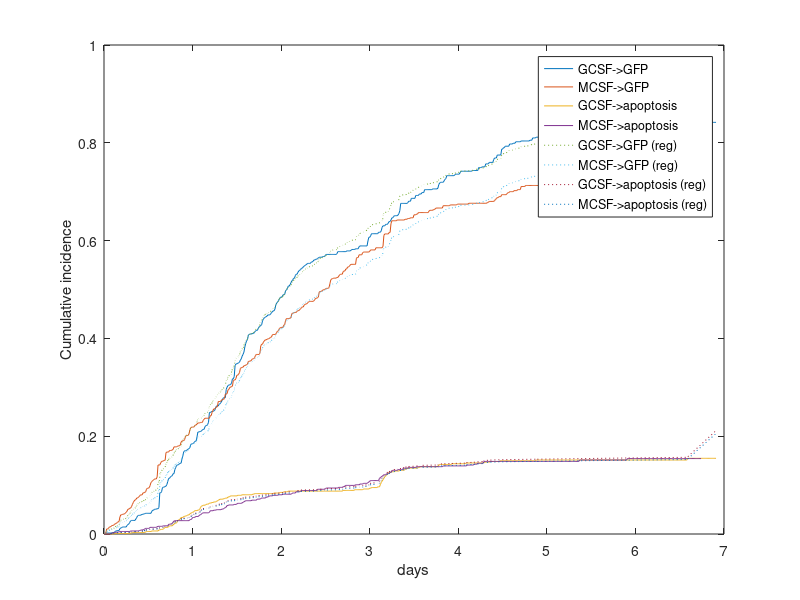

Here is the MATLAB script that generated this plot: (Note: this script raises an error after producing the figure.)
% import GMP lineage switching stats.txt via excell
%% plot cumulative incidence
clear all
load('GFPregressionStats');
h1=plot(cuminc(:,1),cuminc(:,2:5),'-');
hold on;
h2=plot(predcuminc_GFP(:,1),predcuminc_GFP(:,2:3),':',...
    predcuminc_apoptosis(:,1),predcuminc_apoptosis(:,2:3),':');
hold off;
legend([h1;h2],{'GCSF->GFP' 'MCSF->GFP' 'GCSF->apoptosis' 'MCSF->apoptosis',...
    'GCSF->GFP (reg)' 'MCSF->GFP (reg)' 'GCSF->apoptosis (reg)' 'MCSF->apoptosis (reg)'})
xlabel('days');
ylabel('Cumulative incidence');
set(gcf,'Name','Effect of GF on GFP expression')

%% calculate cumulative hazard
GCSF_CH=getCSCumHazard(GCSF_TS(:,1),GCSF_TS(:,2));
MCSF_CH=getCSCumHazard(MCSF_TS(:,1),MCSF_TS(:,2));
figure('Name','Cumulative Hazard');
plot(GCSF_CH(:,1),GCSF_CH(:,2:3),MCSF_CH(:,1),MCSF_CH(:,2:3));
legend('GCSF->GFP','GCSF->apoptosis','MCSF->GFP','MCSF->apoptosis');
xlabel('days');
ylabel('Cause specific cumulative hazard');